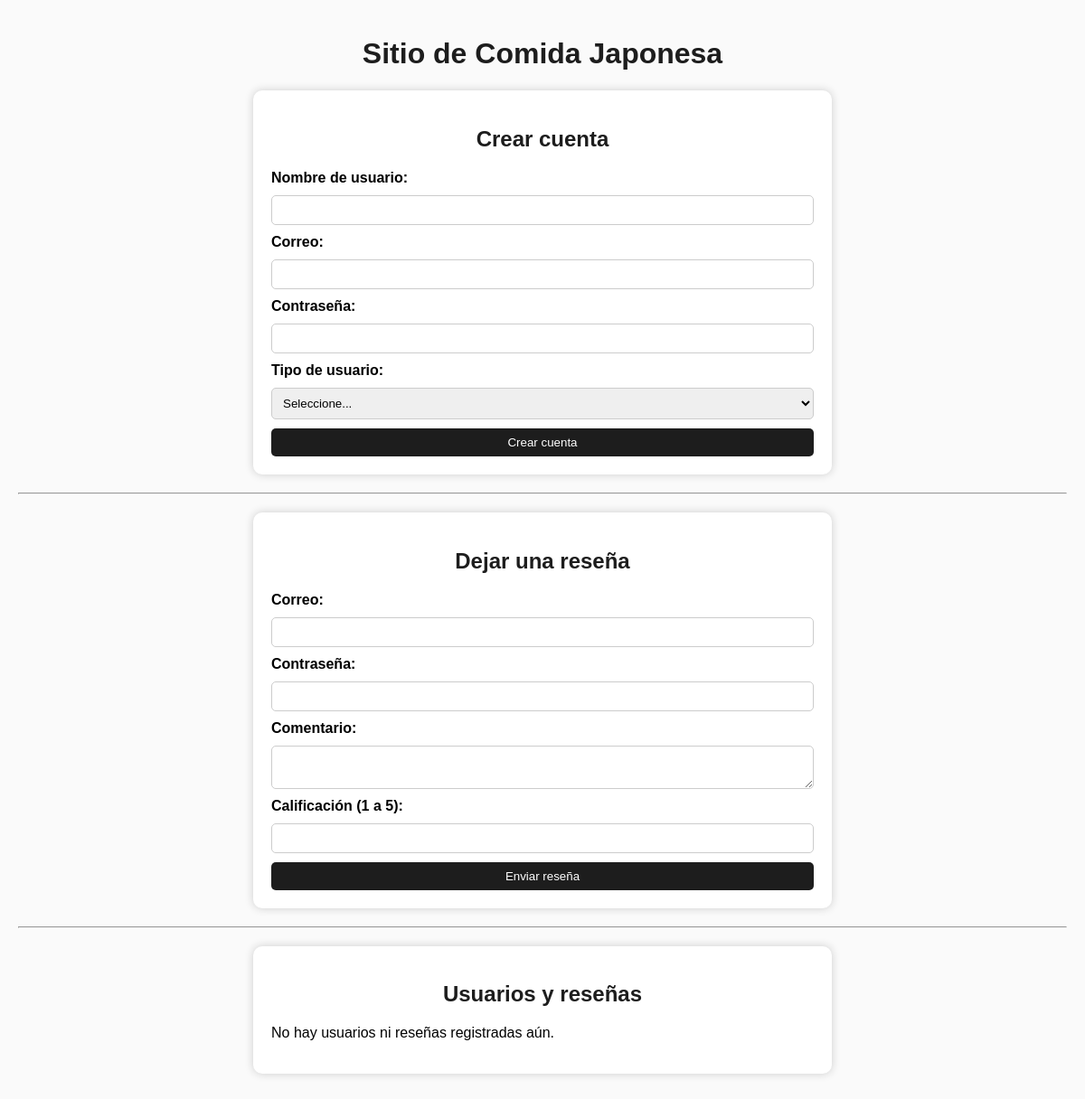
The page /Pagina_Cocina_Internacional/PruebaDeBasesDeDatos/index.php on the database as committed earlier.
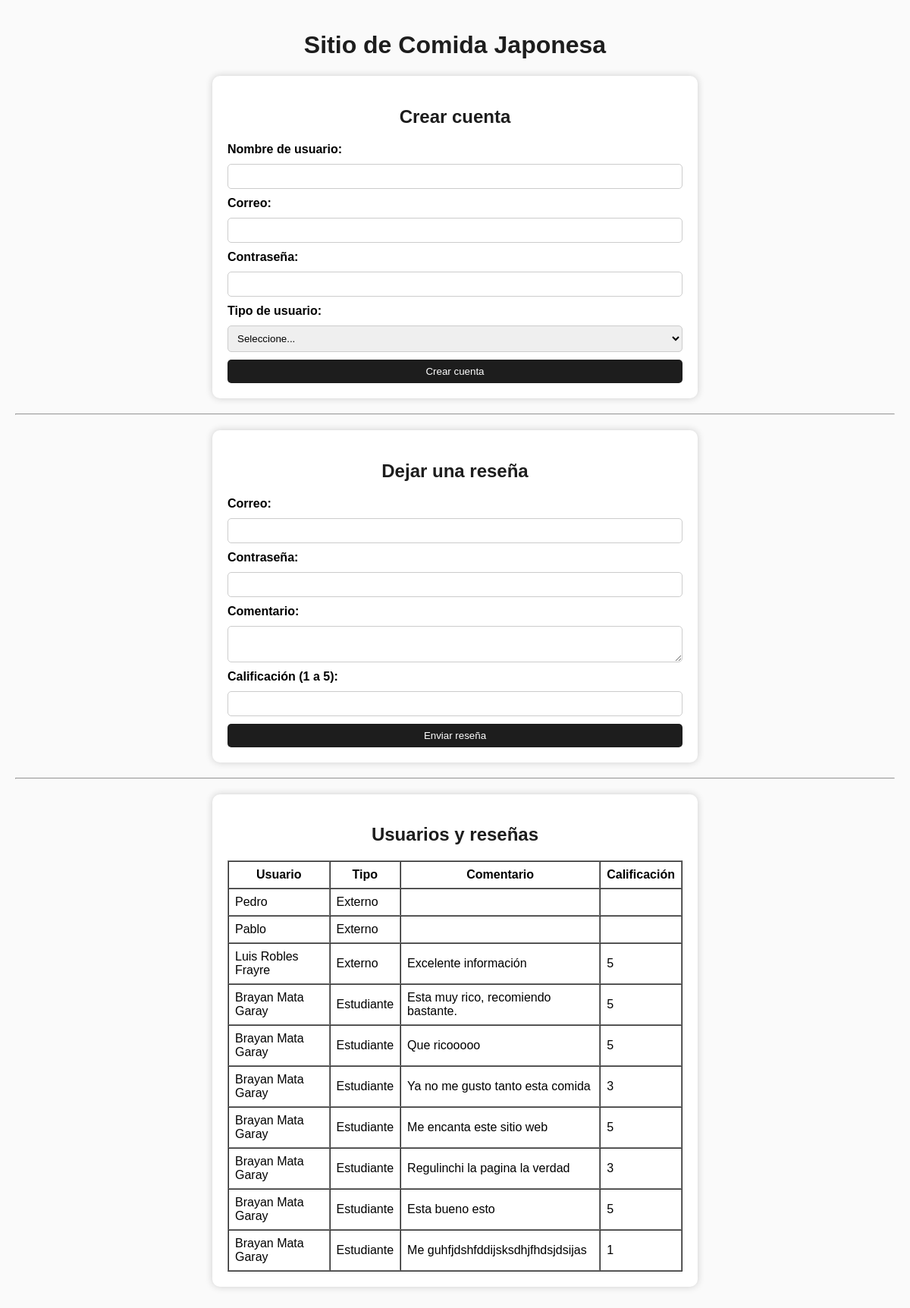
The same page on the database as committed later.
### tables this page shows
CREATE TABLE `cocina_usuarios` (
  `id_usuario` int(11) NOT NULL,
  `nombre_usuario` varchar(50) NOT NULL,
  `correo` varchar(100) NOT NULL,
  `contrasena` varchar(255) NOT NULL,
  `tipo_usuario` enum('Estudiante','Docente','Externo') NOT NULL
);

CREATE TABLE `cocina_resenas` (
  `id_resena` int(11) NOT NULL,
  `id_usuario` int(11) NOT NULL,
  `platillo` varchar(300) NOT NULL DEFAULT 'General',
  `comentario` text NOT NULL,
  `calificacion` tinyint(4) NOT NULL CHECK (`calificacion` between 1 and 5),
  `fecha_resena` datetime DEFAULT current_timestamp()
);

### Pagina_Cocina_Internacional/PruebaDeBasesDeDatos/PHP/mostrar_datos.php (the view, shortened to what this page needs)
<?php
    include("conexion.php");
    $sql = "SELECT u.nombre_usuario, u.tipo_usuario, r.comentario, r.calificacion
            FROM cocina_usuarios u
            LEFT JOIN cocina_resenas r ON u.id_usuario = r.id_usuario
            ORDER BY u.id_usuario DESC";
    $result = $conn->query($sql);
    if ($result && $result->num_rows > 0) {
        echo "<table border='1' cellpadding='8' cellspacing='0'>
                <tr><th>Usuario</th><th>Tipo</th><th>Comentario</th><th>Calificación</th></tr>";
        while ($row = $result->fetch_assoc()) {
            $nombre = htmlspecialchars($row['nombre_usuario']);
            $tipo = htmlspecialchars($row['tipo_usuario']);
            $comentario = htmlspecialchars($row['comentario']);
            $calificacion = htmlspecialchars($row['calificacion']);
            echo "<tr>
                    <td>{$nombre}</td>
                    <td>{$tipo}</td>
                    <td>{$comentario}</td>
                    <td>{$calificacion}</td>
                </tr>";
        }
        echo "</table>";
    } else {
        echo "<p>No hay usuarios ni reseñas registradas aún.</p>";
    }
    ?>

Rows that differ between the two databases and show on the page:
added cocina_usuarios: nombre_usuario "Pedro", tipo_usuario "Externo"
added cocina_usuarios: nombre_usuario "Pablo", tipo_usuario "Externo"
added cocina_resenas: id_usuario.nombre_usuario "Luis Robles Frayre", id_usuario.tipo_usuario "Externo", comentario "Excelente información", calificacion "5"
added cocina_resenas: id_usuario.nombre_usuario "Brayan Mata Garay", id_usuario.tipo_usuario "Estudiante", comentario "Esta muy rico, recomiendo bastante.", calificacion "5"
added cocina_resenas: id_usuario.nombre_usuario "Brayan Mata Garay", id_usuario.tipo_usuario "Estudiante", comentario "Que ricooooo", calificacion "5"
added cocina_resenas: id_usuario.nombre_usuario "Brayan Mata Garay", id_usuario.tipo_usuario "Estudiante", comentario "Ya no me gusto tanto esta comida", calificacion "3"
added cocina_resenas: id_usuario.nombre_usuario "Brayan Mata Garay", id_usuario.tipo_usuario "Estudiante", comentario "Me encanta este sitio web", calificacion "5"
added cocina_resenas: id_usuario.nombre_usuario "Brayan Mata Garay", id_usuario.tipo_usuario "Estudiante", comentario "Regulinchi la pagina la verdad", calificacion "3"
added cocina_resenas: id_usuario.nombre_usuario "Brayan Mata Garay", id_usuario.tipo_usuario "Estudiante", comentario "Esta bueno esto", calificacion "5"
added cocina_resenas: id_usuario.nombre_usuario "Brayan Mata Garay", id_usuario.tipo_usuario "Estudiante", comentario "Me guhfjdshfddijsksdhjfhdsjdsijas", calificacion "1"
Other text that changed with them:
text no longer shown: "No hay usuarios ni reseñas registradas aún."
text now shown: "Usuario Tipo Comentario Calificación"
